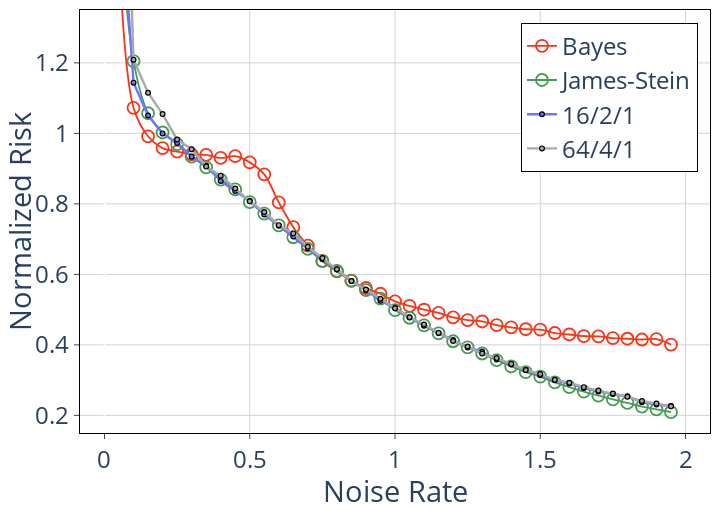

The notebook cell this image was saved under:
### Code cell
# For putting into writeup
dims = [16, 64]
layers = [2, 4]
heads = [1, 1]

timesteps = ["137500", "24500"]

curve_dirs = []
names = []
for index in range(len(dims)):
    curve_dirs.append(f"../models/variable_noise/250000_steps/bert_padded-sigma=0.2,0.8-mu=0-n_positions=1024-iters=250001-hid_dim={dims[index]}-layer={layers[index]}-head={heads[index]}-tokenizer=default-layer_norm=no_grad-loss=mean-prior=discrete-att_drop=0.0-hid_drop=0.0/test_curves_bert_padded-sigma=0.2,0.8-mu=0-n_positions=1024-iters=250001-hid_dim={dims[index]}-layer={layers[index]}-head={heads[index]}-tokenizer=default-layer_norm=no_grad-loss=mean-prior=discrete-att_drop=0.0-hid_drop=0.0.json")
    names.append(f"{dims[index]}/{layers[index]}/{heads[index]}")

fig = plot_timestep_curve(curve_dirs, names, timesteps, scale=1.2, plot_oracle=False)
fig.show()
fig.write_image("training_steps_second_result_early.pdf")
fig.write_image("training_steps_second_result_early.pdf")

### Figure 1 — Plotly figure (JSON) as saved in the notebook; plotly's stock layout.template omitted (floating-point values rounded to 4 significant figures)
{"data": [{"line": {"color": "#FD3216", "shape": "spline", "width": 1.8}, "marker": {"color": "rgba(255,0,0,0.0)", "line": {"color": "#FD3216", "width": 1.8}, "size": 12, "symbol": "circle"}, "mode": "markers+lines", "name": "Bayes", "type": "scatter", "x": [0.05, 0.1, 0.15, 0.2, 0.25, 0.3, 0.35, 0.4, 0.45, 0.5, 0.55, 0.6, 0.65, 0.7, 0.75, 0.8, 0.85, 0.9, 0.95, 1, 1.05, 1.1, 1.15, 1.2, 1.25, 1.3, 1.35, 1.4, 1.45, 1.5, 1.55, 1.6, 1.65, 1.7, 1.75, 1.8, 1.85, 1.9, 1.95], "y": [1.516, 1.073, 0.9917, 0.9583, 0.9484, 0.9404, 0.9392, 0.9303, 0.9353, 0.9178, 0.8835, 0.8041, 0.734, 0.6813, 0.638, 0.6083, 0.5821, 0.5613, 0.545, 0.5233, 0.5105, 0.4997, 0.4906, 0.478, 0.4703, 0.4664, 0.4561, 0.4498, 0.4444, 0.443, 0.4336, 0.4295, 0.425, 0.4241, 0.4192, 0.4174, 0.4152, 0.4162, 0.4007]}, {"line": {"color": "#479B55", "shape": "spline", "width": 1.8}, "marker": {"color": "rgba(0,255,0,0.0)", "line": {"color": "#479B55", "width": 1.8}, "size": 12, "symbol": "circle"}, "mode": "markers+lines", "name": "James-Stein", "type": "scatter", "x": [0.05, 0.1, 0.15, 0.2, 0.25, 0.3, 0.35, 0.4, 0.45, 0.5, 0.55, 0.6, 0.65, 0.7, 0.75, 0.8, 0.85, 0.9, 0.95, 1, 1.05, 1.1, 1.15, 1.2, 1.25, 1.3, 1.35, 1.4, 1.45, 1.5, 1.55, 1.6, 1.65, 1.7, 1.75, 1.8, 1.85, 1.9, 1.95], "y": [1.631, 1.205, 1.057, 1.003, 0.9696, 0.9343, 0.9037, 0.869, 0.841, 0.8051, 0.7724, 0.7391, 0.7053, 0.6721, 0.6376, 0.6102, 0.5818, 0.5552, 0.531, 0.4986, 0.4769, 0.4553, 0.4324, 0.4103, 0.3928, 0.3755, 0.3565, 0.3387, 0.3227, 0.3102, 0.2938, 0.2803, 0.2676, 0.2562, 0.2454, 0.2354, 0.2247, 0.2171, 0.2093]}, {"line": {"color": "#6A76FC", "width": 2.4}, "marker": {"color": "#6A76FC", "line": {"color": "black", "width": 1.2}, "size": 4.8, "symbol": "circle"}, "mode": "lines+markers", "name": "16/2/1", "type": "scatter", "x": [0.05, 0.1, 0.15, 0.2, 0.25, 0.3, 0.35, 0.4, 0.45, 0.5, 0.55, 0.6, 0.65, 0.7, 0.75, 0.8, 0.85, 0.9, 0.95, 1, 1.05, 1.1, 1.15, 1.2, 1.25, 1.3, 1.35, 1.4, 1.45, 1.5, 1.55, 1.6, 1.65, 1.7, 1.75, 1.8, 1.85, 1.9, 1.95], "y": [1.728, 1.144, 1.051, 1.0, 0.9729, 0.934, 0.9087, 0.8649, 0.8366, 0.8086, 0.7698, 0.7381, 0.7073, 0.6738, 0.6426, 0.6137, 0.5811, 0.555, 0.5253, 0.5052, 0.478, 0.4543, 0.4336, 0.4139, 0.3927, 0.3803, 0.3586, 0.3444, 0.3284, 0.3136, 0.2996, 0.2905, 0.2773, 0.2679, 0.261, 0.2539, 0.2376, 0.2309, 0.2267]}, {"line": {"color": "darkgrey", "width": 2.4}, "marker": {"color": "darkgrey", "line": {"color": "black", "width": 1.2}, "size": 4.8, "symbol": "circle"}, "mode": "lines+markers", "name": "64/4/1", "type": "scatter", "x": [0.05, 0.1, 0.15, 0.2, 0.25, 0.3, 0.35, 0.4, 0.45, 0.5, 0.55, 0.6, 0.65, 0.7, 0.75, 0.8, 0.85, 0.9, 0.95, 1, 1.05, 1.1, 1.15, 1.2, 1.25, 1.3, 1.35, 1.4, 1.45, 1.5, 1.55, 1.6, 1.65, 1.7, 1.75, 1.8, 1.85, 1.9, 1.95], "y": [2.449, 1.209, 1.115, 1.055, 0.9824, 0.9551, 0.9058, 0.88, 0.8436, 0.8072, 0.7769, 0.7396, 0.7163, 0.6784, 0.6461, 0.6147, 0.5813, 0.5568, 0.5308, 0.5036, 0.4784, 0.4578, 0.434, 0.4111, 0.3952, 0.3754, 0.3624, 0.3461, 0.3289, 0.3171, 0.3008, 0.2925, 0.2801, 0.2702, 0.2622, 0.2527, 0.2408, 0.2334, 0.2257]}], "layout": {"font": {"size": 24}, "height": 510, "legend": {"bordercolor": "Black", "borderwidth": 1, "x": 0.7, "y": 0.97}, "margin": {"b": 0, "l": 0, "r": 10, "t": 10}, "plot_bgcolor": "white", "width": 720, "xaxis": {"gridcolor": "lightgrey", "linecolor": "black", "mirror": true, "showline": true, "ticks": "outside", "title": {"text": "Noise Rate"}}, "yaxis": {"gridcolor": "lightgrey", "linecolor": "black", "mirror": true, "range": [0.15, 1.35], "showline": true, "ticks": "outside", "title": {"text": "Normalized Risk"}}}}
